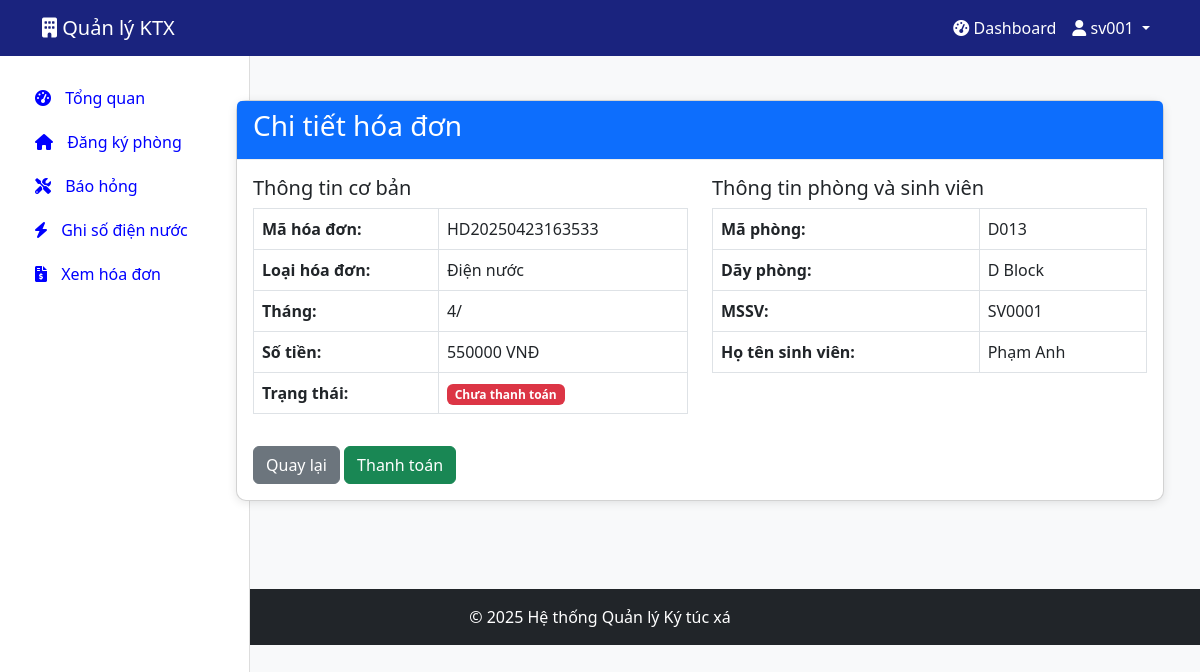
/chi-tiet-hoa-don/HD20250423163533/ (signed in), run on the app's committed database.
### dormitory/models.py (models this page shows, shortened)
class HoaDon(models.Model):
    ma_hoa_don = models.CharField(max_length=20, primary_key=True)
    so_tien = models.FloatField()
    loai_hoa_don = models.CharField(max_length=20)
    ngay_thanh_toan = models.DateField(null=True, blank=True)
    mssv = models.ForeignKey(SinhVien, on_delete=models.CASCADE)
    thang = models.IntegerField()
    ma_phong = models.ForeignKey(Phong, on_delete=models.CASCADE)

class Phong(models.Model):
    ma_phong = models.CharField(max_length=20, primary_key=True)
    so_luong_sv = models.IntegerField()
    loai_phong = models.ForeignKey(LoaiPhong, on_delete=models.CASCADE)
    day_phong = models.ForeignKey(DayPhong, on_delete=models.CASCADE)
    gia = models.IntegerField()
    danh_sach_sv = models.TextField(blank=True, null=True)
    trang_thai = models.CharField(max_length=20)

class DayPhong(models.Model):
    ma_day_phong = models.CharField(max_length=20, primary_key=True)
    ten_day_phong = models.CharField(max_length=50)
    so_phong = models.IntegerField()
    doi_tuong = models.CharField(max_length=20)

class SinhVien(models.Model):
    mssv = models.CharField(max_length=20, primary_key=True)
    ho_ten = models.CharField(max_length=50)
    cccd = models.CharField(max_length=12)
    ngay_sinh = models.DateField()
    gioi_tinh = models.BooleanField()
    que_quan = models.CharField(max_length=100)
    trang_thai = models.CharField(max_length=20)
    so_phong = models.CharField(max_length=20)
    so_giuong = models.IntegerField()
    tai_khoan = models.OneToOneField(TaiKhoan, on_delete=models.CASCADE)

### dormitory/views.py (the view)
# urls.py: path('chi-tiet-hoa-don/<str:ma_hoa_don>/', views.chi_tiet_hoa_don, name='chi_tiet_hoa_don'),
@login_required
def chi_tiet_hoa_don(request, ma_hoa_don):
    hoa_don = get_object_or_404(HoaDon, ma_hoa_don=ma_hoa_don)
    if hasattr(request.user, 'taikhoan') and request.user.taikhoan.role == 'sinh_vien':
        if hasattr(request.user.taikhoan, 'sinhvien') and request.user.taikhoan.sinhvien.mssv != hoa_don.mssv.mssv:
            return render(request, '403.html', {'message': 'Bạn không có quyền xem hóa đơn này'}, status=403)
    chi_so_dien_nuoc = None
    if hoa_don.loai_hoa_don == 'Điện nước':
        try:
            chi_so_dien_nuoc = ChiSoDienNuoc.objects.get(hoa_don=hoa_don)
        except ChiSoDienNuoc.DoesNotExist:
            pass
    context = {
        'hoa_don': hoa_don,
        'chi_so_dien_nuoc': chi_so_dien_nuoc,
        'sinh_vien': hoa_don.mssv,
        'phong': hoa_don.ma_phong,
        'role': TaiKhoan.objects.get(user=request.user).role,
    }
    return render(request, 'dormitory/chi_tiet_hoa_don.html', context)

### dormitory/templates/dormitory/chi_tiet_hoa_don.html (shortened to what this page needs)
{% extends 'base.html' %}
{% block content %}
<div class="container mt-4">
    <div class="card">
        <div class="card-header bg-primary text-white">
            <h3>Chi tiết hóa đơn</h3>
        </div>
        <div class="card-body">
            <div class="row mb-3">
                <div class="col-md-6">
                    <h5>Thông tin cơ bản</h5>
                    <table class="table table-bordered">
                        <tr>
                            <th>Mã hóa đơn:</th>
                            <td>{{ hoa_don.ma_hoa_don }}</td>
                        </tr>
                        <tr>
                            <th>Loại hóa đơn:</th>
                            <td>
                                {% if hoa_don.loai_hoa_don == 'Điện nước' %}
                                    Điện nước
                                {% elif hoa_don.loai_hoa_don == 'Tiền phòng' %}
                                    Tiền phòng
                                {% else %}
                                    {{ hoa_don.loai_hoa_don }}
                                {% endif %}
                            </td>
                        </tr>
                        <tr>
                            <th>Tháng:</th>
                            <td>{{ hoa_don.thang }}/{{ hoa_don.ngay_thanh_toan.year|default:"" }}</td>
                        </tr>
                        <tr>
                            <th>Số tiền:</th>
                            <td>{{ hoa_don.so_tien|floatformat:0 }} VNĐ</td>
                        </tr>
                        <tr>
                            <th>Trạng thái:</th>
                            <td>
                                {% if hoa_don.ngay_thanh_toan %}
                                    <span class="badge bg-success">Đã thanh toán</span>
                                    <br>Ngày: {{ hoa_don.ngay_thanh_toan|date:"d/m/Y" }}
                                {% else %}
                                    <span class="badge bg-danger">Chưa thanh toán</span>
                                {% endif %}
                            </td>
                        </tr>
                    </table>
                </div>
                <div class="col-md-6">
                    <h5>Thông tin phòng và sinh viên</h5>
                    <table class="table table-bordered">
                        <tr>
                            <th>Mã phòng:</th>
                            <td>{{ phong.ma_phong }}</td>
                        </tr>
                        <tr>
                            <th>Dãy phòng:</th>
                            <td>{{ phong.day_phong.ten_day_phong }}</td>
                        </tr>
                        <tr>
                            <th>MSSV:</th>
                            <td>{{ sinh_vien.mssv }}</td>
                        </tr>
                        <tr>
                            <th>Họ tên sinh viên:</th>
                            <td>{{ sinh_vien.ho_ten }}</td>
                        </tr>
                    </table>
                </div>
            </div>
            <div class="row mt-3">
                <div class="col-12">
                    {% if request.user.taikhoan.role == 'student'%}
                    <a href="{% url 'danh_sach_hoa_don' %}" class="btn btn-secondary">Quay lại</a>
                    {% if not hoa_don.ngay_thanh_toan %}
                        <a href="{% url 'thanh_toan_hoa_don' hoa_don.ma_hoa_don %}" class="btn btn-success">Thanh toán</a>
                    {% endif %}
                    {% elif request.user.taikhoan.role == 'manager' %}
                        <a href="{% url 'chinh_sua_hoa_don' hoa_don.ma_hoa_don %}" class="btn btn-primary">Chỉnh sửa</a>
                        <button type="button" class="btn btn-danger" data-bs-toggle="modal" data-bs-target="#deleteModal">
                            Xóa hóa đơn
                        </button>
                    {% endif %}
                </div>
            </div>
        </div>
    </div>
</div>
{% endblock %}

### dormitory/templates/base.html (shortened to what this page needs)
<!DOCTYPE html>
<html lang="vi">
<head>
    <link href="https://cdn.jsdelivr.net/npm/bootstrap@5.3.0/dist/css/bootstrap.min.css" rel="stylesheet">
    <link rel="stylesheet" href="https://cdnjs.cloudflare.com/ajax/libs/font-awesome/6.0.0/css/all.min.css">
</head>
<body>
    <nav class="navbar navbar-expand-lg navbar-dark sticky-top">
        <div class="container">
            <a class="navbar-brand" href="{% url 'home' %}" style="color: white !important;">
                <i class="fas fa-building"></i> Quản lý KTX
            </a>
            <div class="collapse navbar-collapse" id="navbarNav">
                <ul class="navbar-nav ms-auto">
                    {% if user.is_authenticated %}
                        <li class="nav-item">
                            <a class="nav-link" href="{% url 'dashboard' %}">
                                <i class="fas fa-tachometer-alt"></i> Dashboard
                            </a>
                        </li>
                        <li class="nav-item dropdown" >
                            <a class="nav-link dropdown-toggle" href="#" id="navbarDropdown" role="button" data-bs-toggle="dropdown">
                                <i class="fas fa-user"></i> {{ user.username }}
                            </a>
                        </li>
                    {% else %}
                        <li class="nav-item">
                            <a class="nav-link" href="{% url 'login' %}">Đăng nhập</a>
                        </li>
                    {% endif %}
                </ul>
            </div>
        </div>
    </nav>
    <div class="container-fluid">
        <div class="row">
            {% if user.is_authenticated and request.path != '/' %}
                <div class="col-md-3 col-lg-2 d-md-block sidebar">
                    <div class="position-sticky">
                        <ul class="nav flex-column">
                            {% if role == 'manager' %}
                                <li class="nav-item">
                                    <a class="nav-link {% if request.path == '/dashboard/' %}active{% endif %}" href="{% url 'dashboard' %}">
                                        <i class="fas fa-tachometer-alt"></i> Tổng quan
                                    </a>
                                </li>
                                <li class="nav-item">
                                    <a class="nav-link {% if '/quan-ly-don-dang-ky/' in request.path %}active{% endif %}" href="{% url 'quan_ly_don_dang_ky' %}">
                                        <i class="fas fa-clipboard-list"></i> Quản lý đơn đăng ký
                                    </a>
                                </li>
                                <li class="nav-item">
                                    <a class="nav-link {% if '/quan-ly-phong/' in request.path %}active{% endif %}" href="{% url 'quan_ly_phong' %}">
                                        <i class="fas fa-door-open"></i> Quản lý phòng
                                    </a>
                                </li>
                                <li class="nav-item">
                                    <a class="nav-link {% if '/quan-ly-sinh-vien/' in request.path %}active{% endif %}" href="{% url 'quan_ly_sinh_vien' %}">
                                        <i class="fas fa-user-graduate"></i> Quản lý sinh viên
                                    </a>
                                </li>
                                <li class="nav-item">
                                    <a class="nav-link {% if '/quan-ly-bao-hong/' in request.path %}active{% endif %}" href="{% url 'quan_ly_bao_hong' %}">
                                        <i class="fas fa-tools"></i> Quản lý báo hỏng
                                    </a>
                                </li>
                                <li class="nav-item">
                                    <a class="nav-link {% if '/quan-ly-hoa-don/' in request.path %}active{% endif %}" href="{% url 'quan_ly_hoa_don' %}">
                                        <i class="fas fa-file-invoice-dollar"></i> Quản lý hóa đơn
                                    </a>
                                </li>
                                <li class="nav-item">
                                    <a class="nav-link {% if '/quan-ly-vi-pham/' in request.path %}active{% endif %}" href="{% url 'quan_ly_vi_pham' %}">
                                        <i class="fas fa-exclamation-triangle"></i> Quản lý vi phạm
                                    </a>
                                </li>
                                <li class="nav-item">
                                    <a class="nav-link {% if '/quan-ly-dien-nuoc/' in request.path %}active{% endif %}" href="{% url 'quan_ly_dien_nuoc' %}">
                                        <i class="fas fa-bolt"></i> Quản lý điện nước
                                    </a>
                                <li class="nav-item">
                                    <a class="nav-link {% if '/quan-ly-hop-dong/' in request.path %}active{% endif %}" href="{% url 'quan_ly_hop_dong' %}">
                                        <i class="fas fa-handshake"></i> Quản lý hợp đồng
                                    </a>
                                </li>
                            {% elif role == 'student' %}
                                <li class="nav-item">
                                    <a class="nav-link {% if request.path == '/dashboard/' %}active{% endif %}" href="{% url 'dashboard' %}">
                                        <i class="fas fa-tachometer-alt"></i> Tổng quan
                                    </a>
                                </li>
                                <li class="nav-item">
                                    <a class="nav-link {% if '/dang-ky-phong/' in request.path %}active{% endif %}" href="{% url 'dang_ky_phong' %}">
                                        <i class="fas fa-home"></i> Đăng ký phòng
                                    </a>
                                </li>
                                <li class="nav-item">
                                    <a class="nav-link {% if '/bao-hong/' in request.path %}active{% endif %}" href="{% url 'bao_hong' %}">
                                        <i class="fas fa-tools"></i> Báo hỏng
                                    </a>
                                </li>
                                <li class="nav-item">
                                    <a class="nav-link {% if '/ghi-so-dien-nuoc/' in request.path %}active{% endif %}" href="{% url 'ghi_so_dien_nuoc_sinh_vien' %}">
                                        <i class="fas fa-bolt"></i> Ghi số điện nước
                                    </a>
                                </li>
                                <li class="nav-item">
                                    <a class="nav-link {% if '/xem-hoa-don/' in request.path %}active{% endif %}" href="{% url 'xem_hoa_don' %}">
                                        <i class="fas fa-file-invoice-dollar"></i> Xem hóa đơn
                                    </a>
                                </li>
                            {% endif %}
                        </ul>
                    </div>
                </div>
                <main class="col-md-9 ms-sm-auto col-lg-10 px-md-4 main-content">
            {% else %}
                <main class="col-12 px-md-4">
            {% endif %}
                {% block content %}{% endblock %}
            </main>
        </div>
    </div>
    <footer class="bg-dark text-white text-center py-3 mt-5">
        <div class="container">
            <p class="mb-0">&copy; 2025 Hệ thống Quản lý Ký túc xá</p>
        </div>
    </footer>
</body>
</html>

### dormitory/templates/base.html (style rules this page uses)
body { font-family: 'Segoe UI', Tahoma, Geneva, Verdana, sans-serif; background-color: #f8f9fa; }
.navbar { background-color: #1a237e; }
.navbar-brand, .nav-link { color: blue !important; }
.navbar .nav-link { color: white !important; }
.sidebar { background-color: #fff; border-right: 1px solid #ddd; height: calc(100vh - 56px); position: fixed; top: 56px; left: 0; width: 250px; padding-top: 20px; overflow-y: auto; }
.sidebar .nav-link { color: #333; padding: 10px 20px; border-left: 3px solid transparent; transition: all 0.3s ease; }
.sidebar .nav-link i { margin-right: 10px; }
.main-content { margin-left: 250px; padding: 20px; }
.card { border-radius: 10px; box-shadow: 0 2px 10px rgba(0, 0, 0, 0.1); margin-bottom: 20px; }
.card-header { background-color: #f8f9fa; border-bottom: 1px solid #eee; font-weight: bold; }

### data on the page
HoaDon: ma_hoa_don "HD20250423163533", loai_hoa_don "Điện nước", thang "4", so_tien "550000"
Phong: ma_phong "D013", day_phong.ten_day_phong "D Block"
SinhVien: mssv "SV0001", ho_ten "Phạm Anh"

### other printed values
{{ user.username }} "sv001"
